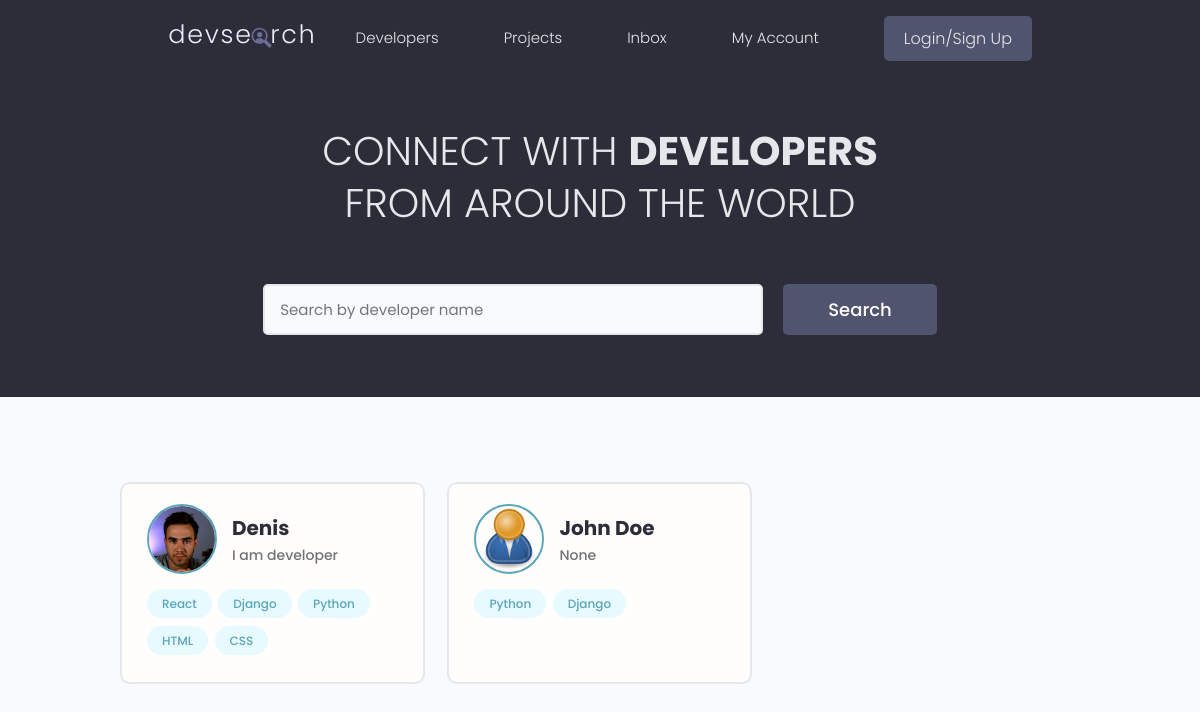
The app's page /, older data.
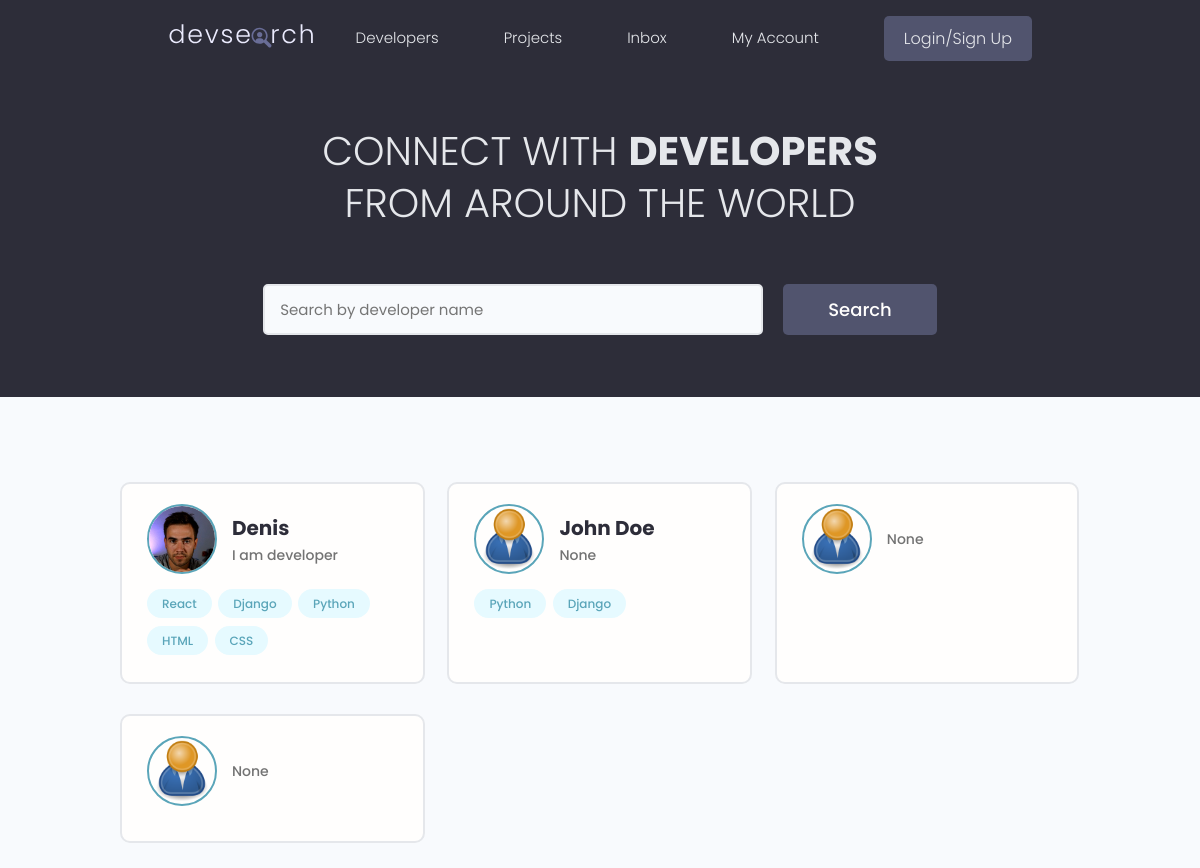
The same page, newer data.
### users/models.py (models this page shows, shortened)
class Profile(models.Model):
    user = models.OneToOneField(User, on_delete=models.CASCADE, null=True, blank=True)
    name = models.CharField(max_length=200, blank=True, null=True)
    email = models.EmailField(max_length=500, blank=True, null=True)
    username = models.CharField(max_length=200, blank=True, null=True)
    location = models.CharField(max_length=200, blank=True, null=True)
    short_intro = models.CharField(max_length=200, blank=True, null=True)
    bio = models.TextField(blank=True, null=True)
    profile_image = models.ImageField(null=True, blank=True, upload_to='profiles/', default="profiles/user-default.png")
    social_github = models.CharField(max_length=200, blank=True, null=True)
    social_twitter = models.CharField(max_length=200, blank=True, null=True)
    social_linkedin = models.CharField(max_length=200, blank=True, null=True)
    social_youtube = models.CharField(max_length=200, blank=True, null=True)
    social_website = models.CharField(max_length=200, blank=True, null=True)
    created = models.DateTimeField(auto_now_add=True)
    id = models.UUIDField(default=uuid.uuid4, unique=True, primary_key=True, editable=False)

class Skill(models.Model):
    owner = models.ForeignKey(Profile, on_delete=models.CASCADE, null=True)
    name = models.CharField(max_length=200, blank=True, null=True)
    description = models.TextField(null=True, blank=True)
    created = models.DateTimeField(auto_now_add=True)
    id = models.UUIDField(default=uuid.uuid4, unique=True, primary_key=True, editable=False)
    def __str__(self):
        return str(self.name)

### users/views.py (the view)
# urls.py: path('', views.profiles, name="profiles"),
def profiles(request):
    profiles = Profile.objects.all()
    context = {'profiles': profiles}
    return render(request, 'users/profiles.html', context)

### users/templates/users/profiles.html (shortened to what this page needs)
{% extends 'main.html' %}
{% block content %}
<main class="home">
    <section class="hero-section text-center">
        <div class="container container--narrow">
            <div class="hero-section__box">
                <h2>CONNECT WITH <span>DEVELOPERS</span></h2>
                <h2>FROM AROUND THE WORLD</h2>
            </div>
            <div class="hero-section__search">
                <form id="searchForm" class="form" action="{% url 'profiles' %}" method="get">
                    <div class="form__field">
                        <input class="input input--text" id="formInput#search" type="text" name="search_query"
                            value="{{search_query}}" placeholder="Search by developer name" />
                    </div>
                    <input class="btn btn--sub btn--lg" type="submit" value="Search" />
                </form>
            </div>
        </div>
    </section>
    <section class="devlist">
        <div class="container">
            <div class="grid grid--three">
                {% for profile in profiles %}
                <div class="column card">
                    <div class="dev">
                        <a href="{% url 'user-profile' profile.id %}" class="card__body">
                            <div class="dev__profile">
                                <img class="avatar avatar--md" src="{{ profile.profile_image.url }}" alt="image" />
                                <div class="dev__meta">
                                    <h3>{{profile.name}}</h3>
                                    <h5>{{profile.short_intro|slice:"60"}}</h5>
                                </div>
                            </div>
                            <div class="dev__skills">
                                {% for skill in profile.skill_set.all|slice:"5" %}
                                <span class="tag tag--pill tag--main">
                                    <small>{{skill}}</small>
                                </span>
                                {% endfor %}
                            </div>
                        </a>
                    </div>
                </div>
                {% endfor %}
            </div>
        </div>
    </section>
</main>
{% endblock content %}

### templates/main.html (shortened to what this page needs)
<!DOCTYPE html>
{% load static %}
<html>
<head>
    <link rel="stylesheet" href="https://cdn.iconmonstr.com/1.3.0/css/iconmonstr-iconic-font.min.css" />
    <link rel="stylesheet" href="{% static 'uikit/styles/uikit.css' %}" />
    <link rel="stylesheet" href="{% static 'styles/app.css' %}" />
</head>
<body>
    {% include 'navbar.html' %}
    {% block content %}
    {% endblock content %}
</body>
</html>

### templates/navbar.html (shortened to what this page needs)
{% load static %}
  <header class="header">
    <div class="container container--narrow">
      <a href="{% url 'profiles' %}" class="header__logo">
        <img src="{% static 'images/logo.svg' %}" alt="DevSearch Logo" />
      </a>
      <nav class="header__nav">
        <ul class="header__menu">
          <li class="header__menuItem"><a href="{% url 'profiles' %}">Developers</a></li>
          <li class="header__menuItem"><a href="{% url 'projects' %}">Projects</a></li>
          <li class="header__menuItem"><a href="">Inbox</a></li>
          <li class="header__menuItem"><a href="">My Account</a></li>
          {% if request.user.is_authenticated %}
          <li class="header__menuItem"><a href="{% url 'account' %}">Account</a></li>
          <li class="header__menuItem"><a href="{% url 'logout' %}" class="btn btn--sub">Logout</a></li>
          {% else %}
          <li class="header__menuItem"><a href="{% url 'login' %}" class="btn btn--sub">Login/Sign Up</a></li>
          {% endif %}
        </ul>
      </nav>
    </div>
  </header>

### static/styles/app.css (style rules this page uses)
:root { --color-sub: #2d2d39; }
.btn--sub { background-color: var(--color-sub-light); }
.card { border: 2px solid var(--color-light); }
img { width: 100%; }
.header { position: sticky; z-index: 111; background-color: var(--color-sub); padding: 1.5rem 0; }
.header > .container { display: flex; justify-content: space-between; align-items: center; }
.header__logo > img { height: 3.8rem; }
.header__nav > ul { display: inline-flex; align-items: center; list-style: none; gap: 6.5rem; }
.header__menuItem > a { color: var(--color-light); font-weight: 300; }
.hero-section { height: 40vh; display: flex; align-items: center; background-color: var(--color-sub); }
.hero-section__box { margin-bottom: 4rem; }
.hero-section__box > h2, .hero-section__box > h2 > span { font-size: 4rem; color: var(--color-light); line-height: 1.3; text-transform: uppercase; }
.hero-section__box > h2 { font-weight: 300; }
.hero-section__box > h2 > span { font-weight: 700; }
.hero-section__search > .form { display: flex; align-items: center; justify-content: center; gap: 2rem; }
.hero-section__search > .form input.input--text { width: 50rem; }
.devlist { margin-top: 8rem; }
.devlist .grid { align-items: stretch; }
.devlist .dev .dev__profile { display: flex; align-items: center; gap: 1.5rem; }
.devlist .dev .dev__meta h3 { color: var(--color-sub); font-size: 2rem; font-weight: 700; }
.devlist .dev .dev__meta h5 { color: var(--color-text); font-size: 1.4rem; font-weight: 500; }

### static/uikit/styles/modules/_variables.css (style rules this page uses)
:root { --color-main: #5aa5b9; --color-main-light: #e6faff; --color-sub: #3f4156; --color-sub-light: #51546e; --color-sub-lighter: #ededfd; --color-text: #737373; --color-gray: #8b8b8b; --color-light: #e5e7eb; --color-light-gray: #767676; --color-bg: #f8fafd; --color-white: #fffefd; --color-white-light: #f3f3f3; --color-success: #359e64; --color-success-bg: #def8e8; --color-error: #fc4b0b; --color-error-bg: #fff2ee; --font-base: 'Poppins', arial, helvetica, 'Segoe UI', roboto, ubuntu, sans-serif; --font-monospace: 'Fira Code', 'Courier New', courier, monospace; --font-regular: 300; --font-medium: 500; --font-bold: 700; --generic-shadow: 1px 1px 5px #00000010; --generic-transition: all 0.3s ease-in-out; }

### static/uikit/styles/modules/_base.css (style rules this page uses)
* { margin: 0; padding: 0; box-sizing: border-box; text-rendering: optimizeLegibility; color: inherit; font-size: inherit; }
html { font-size: 50%; }
@media only screen and (min-width: 480px) { html { font-size: 56.25%; } }
@media only screen and (min-width: 1200px) { html { font-size: 62.5%; } }
body { line-height: 1.6; font-weight: 400; font-size: 1.5rem; color: var(--color-text); background-color: var(--color-bg); min-height: 100vh; }

### static/uikit/styles/modules/_typography.css (style rules this page uses)
* { font-family: var(--font-base); }
h2 { font-size: 3.6rem; font-weight: var(--font-bold); }
h3 { font-size: 3.2rem; font-weight: var(--font-medium); }
h5 { font-size: 2.4rem; font-weight: var(--font-medium); }
h5, h6 { font-weight: var(--font-regular); }
p, span, strong { font-size: 1.6rem; color: var(--color-text); font-weight: var(--font-regular); }
a { padding-bottom: 2px; text-decoration: none; display: inline-block; color: var(--color-main); font-weight: var(--font-medium); }

### static/uikit/styles/modules/_utilities.css (style rules this page uses)
.container { width: 92%; max-width: 165rem; margin: 0 auto; box-sizing: border-box; }
.container--narrow { width: 92%; max-width: 120rem; }
@media screen and (min-width: 1000px) { .container { width: 90%; } }
@media screen and (min-width: 1000px) { .container--narrow { width: 85%; } }
@media screen and (min-width: 1200px) { .container { width: 80%; } }
@media screen and (min-width: 1200px) { .container--narrow { width: 72%; } }
.text-center { text-align: center; }

### static/uikit/styles/modules/_avatar.css (style rules this page uses)
.avatar { border-radius: 50%; border: 2px solid var(--color-main); object-fit: cover; }
.avatar--md { height: 7rem; width: 7rem; }

### static/uikit/styles/modules/_button.css (style rules this page uses)
.btn { display: inline-block; position: relative; cursor: pointer; background-color: var(--color-light); font-weight: var(--font-medium); color: var(--color-sub); text-decoration: none; padding: 1rem 2rem; border-radius: 0.5rem; border: none; width: -webkit-fit-content; width: -moz-fit-content; width: fit-content; height: -webkit-fit-content; height: -moz-fit-content; height: fit-content; font-size: 1.6rem; outline-width: 0; outline-color: transparent; -webkit-backface-visibility: hidden; backface-visibility: hidden; transition: all 0.3s ease-in-out; }
.btn--sub { background-color: var(--color-sub); color: var(--color-white); }
.btn--lg { font-size: 1.8rem; padding: 1.2rem 4.5rem; }

Row changes from the older to the newer data that the page shows:
added Profile: profile_image (placeholder picture), short_intro "None"
added Profile: profile_image (placeholder picture), short_intro "None"
